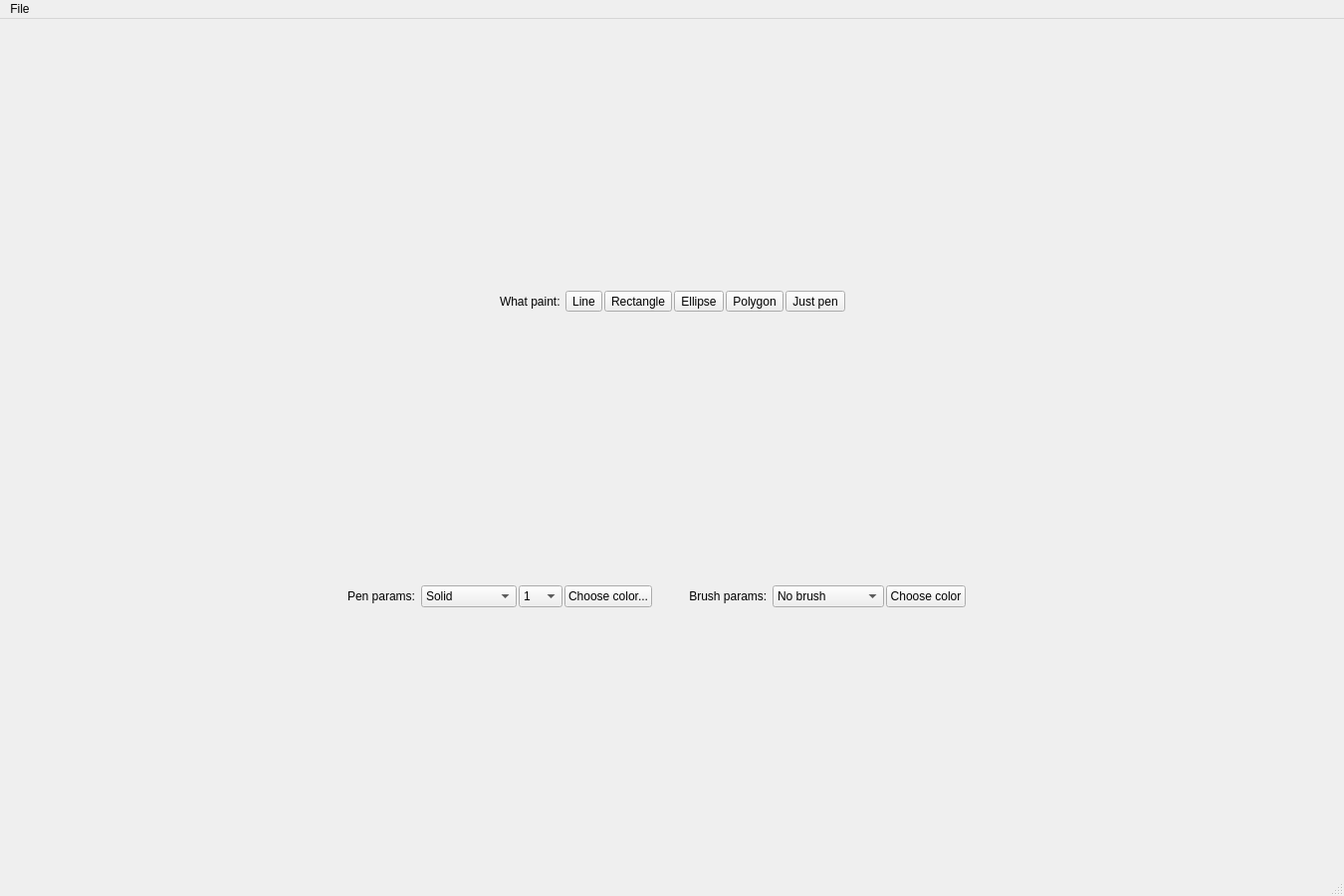
<?xml version="1.0" encoding="UTF-8"?>
<ui version="4.0">
 <class>MainWindow</class>
 <widget class="QMainWindow" name="MainWindow">
  <property name="geometry">
   <rect>
    <x>0</x>
    <y>0</y>
    <width>1350</width>
    <height>900</height>
   </rect>
  </property>
  <property name="sizePolicy">
   <sizepolicy hsizetype="Preferred" vsizetype="Preferred">
    <horstretch>0</horstretch>
    <verstretch>0</verstretch>
   </sizepolicy>
  </property>
  <property name="minimumSize">
   <size>
    <width>1350</width>
    <height>900</height>
   </size>
  </property>
  <property name="windowTitle">
   <string>MainWindow</string>
  </property>
  <widget class="QWidget" name="centralwidget">
   <layout class="QVBoxLayout" name="verticalLayout">
    <property name="sizeConstraint">
     <enum>QLayout::SetNoConstraint</enum>
    </property>
    <item>
     <layout class="QHBoxLayout" name="horizontalLayout">
      <property name="spacing">
       <number>2</number>
      </property>
      <property name="sizeConstraint">
       <enum>QLayout::SetMinimumSize</enum>
      </property>
      <item>
       <widget class="QLabel" name="leftAlignLine1Label">
        <property name="sizePolicy">
         <sizepolicy hsizetype="Preferred" vsizetype="Fixed">
          <horstretch>0</horstretch>
          <verstretch>0</verstretch>
         </sizepolicy>
        </property>
        <property name="text">
         <string/>
        </property>
       </widget>
      </item>
      <item>
       <widget class="QLabel" name="whatPaintLabel">
        <property name="sizePolicy">
         <sizepolicy hsizetype="Fixed" vsizetype="Fixed">
          <horstretch>0</horstretch>
          <verstretch>0</verstretch>
         </sizepolicy>
        </property>
        <property name="text">
         <string>What paint: </string>
        </property>
       </widget>
      </item>
      <item>
       <widget class="QToolButton" name="toolBtnLine">
        <property name="text">
         <string>Line</string>
        </property>
       </widget>
      </item>
      <item>
       <widget class="QToolButton" name="toolBtnRect">
        <property name="text">
         <string>Rectangle</string>
        </property>
       </widget>
      </item>
      <item>
       <widget class="QToolButton" name="toolBtnEllipse">
        <property name="text">
         <string>Ellipse</string>
        </property>
       </widget>
      </item>
      <item>
       <widget class="QToolButton" name="toolPolyBtn">
        <property name="text">
         <string>Polygon</string>
        </property>
       </widget>
      </item>
      <item>
       <widget class="QToolButton" name="toolBtnPen">
        <property name="text">
         <string>Just pen</string>
        </property>
       </widget>
      </item>
      <item>
       <widget class="QLabel" name="curDrawModeView">
        <property name="sizePolicy">
         <sizepolicy hsizetype="Preferred" vsizetype="Fixed">
          <horstretch>0</horstretch>
          <verstretch>0</verstretch>
         </sizepolicy>
        </property>
        <property name="maximumSize">
         <size>
          <width>16777215</width>
          <height>40</height>
         </size>
        </property>
        <property name="text">
         <string/>
        </property>
       </widget>
      </item>
     </layout>
    </item>
    <item>
     <layout class="QHBoxLayout" name="horizontalLayout_2">
      <property name="spacing">
       <number>2</number>
      </property>
      <item>
       <widget class="QLabel" name="leftAlignLine2Label">
        <property name="sizePolicy">
         <sizepolicy hsizetype="Preferred" vsizetype="Fixed">
          <horstretch>0</horstretch>
          <verstretch>0</verstretch>
         </sizepolicy>
        </property>
        <property name="text">
         <string/>
        </property>
       </widget>
      </item>
      <item>
       <widget class="QLabel" name="penParamsLabel">
        <property name="sizePolicy">
         <sizepolicy hsizetype="Fixed" vsizetype="Fixed">
          <horstretch>0</horstretch>
          <verstretch>0</verstretch>
         </sizepolicy>
        </property>
        <property name="maximumSize">
         <size>
          <width>16777215</width>
          <height>40</height>
         </size>
        </property>
        <property name="text">
         <string>Pen params: </string>
        </property>
       </widget>
      </item>
      <item>
       <widget class="QComboBox" name="typePenBox">
        <property name="sizePolicy">
         <sizepolicy hsizetype="Fixed" vsizetype="Fixed">
          <horstretch>0</horstretch>
          <verstretch>0</verstretch>
         </sizepolicy>
        </property>
        <item>
         <property name="text">
          <string notr="true">Solid</string>
         </property>
        </item>
        <item>
         <property name="text">
          <string>Dash</string>
         </property>
        </item>
        <item>
         <property name="text">
          <string>Dot</string>
         </property>
        </item>
        <item>
         <property name="text">
          <string>DotDash</string>
         </property>
        </item>
        <item>
         <property name="text">
          <string>DotDotDash</string>
         </property>
        </item>
       </widget>
      </item>
      <item>
       <widget class="QComboBox" name="sizePenBox">
        <property name="sizePolicy">
         <sizepolicy hsizetype="Fixed" vsizetype="Fixed">
          <horstretch>0</horstretch>
          <verstretch>0</verstretch>
         </sizepolicy>
        </property>
        <item>
         <property name="text">
          <string>1</string>
         </property>
        </item>
        <item>
         <property name="text">
          <string>2</string>
         </property>
        </item>
        <item>
         <property name="text">
          <string>3</string>
         </property>
        </item>
        <item>
         <property name="text">
          <string>4</string>
         </property>
        </item>
        <item>
         <property name="text">
          <string>5</string>
         </property>
        </item>
        <item>
         <property name="text">
          <string>6</string>
         </property>
        </item>
        <item>
         <property name="text">
          <string>7</string>
         </property>
        </item>
        <item>
         <property name="text">
          <string>8</string>
         </property>
        </item>
        <item>
         <property name="text">
          <string>9</string>
         </property>
        </item>
        <item>
         <property name="text">
          <string>10</string>
         </property>
        </item>
       </widget>
      </item>
      <item>
       <widget class="QPushButton" name="chooseColorPenButton">
        <property name="sizePolicy">
         <sizepolicy hsizetype="Fixed" vsizetype="Fixed">
          <horstretch>0</horstretch>
          <verstretch>0</verstretch>
         </sizepolicy>
        </property>
        <property name="text">
         <string>Choose color...</string>
        </property>
       </widget>
      </item>
      <item>
       <widget class="QLabel" name="colorPenLabel">
        <property name="sizePolicy">
         <sizepolicy hsizetype="Fixed" vsizetype="Fixed">
          <horstretch>0</horstretch>
          <verstretch>0</verstretch>
         </sizepolicy>
        </property>
        <property name="minimumSize">
         <size>
          <width>30</width>
          <height>30</height>
         </size>
        </property>
        <property name="maximumSize">
         <size>
          <width>30</width>
          <height>30</height>
         </size>
        </property>
        <property name="text">
         <string/>
        </property>
       </widget>
      </item>
      <item>
       <widget class="QLabel" name="brushParams">
        <property name="sizePolicy">
         <sizepolicy hsizetype="Fixed" vsizetype="Fixed">
          <horstretch>0</horstretch>
          <verstretch>0</verstretch>
         </sizepolicy>
        </property>
        <property name="text">
         <string> Brush params: </string>
        </property>
       </widget>
      </item>
      <item>
       <widget class="QComboBox" name="typeBrushBox">
        <property name="sizePolicy">
         <sizepolicy hsizetype="Fixed" vsizetype="Fixed">
          <horstretch>0</horstretch>
          <verstretch>0</verstretch>
         </sizepolicy>
        </property>
        <item>
         <property name="text">
          <string>No brush</string>
         </property>
        </item>
        <item>
         <property name="text">
          <string>Solid</string>
         </property>
        </item>
        <item>
         <property name="text">
          <string>Horizontal</string>
         </property>
        </item>
        <item>
         <property name="text">
          <string>Vertical</string>
         </property>
        </item>
        <item>
         <property name="text">
          <string>Cross</string>
         </property>
        </item>
        <item>
         <property name="text">
          <string>Diagonal cross</string>
         </property>
        </item>
       </widget>
      </item>
      <item>
       <widget class="QPushButton" name="chooseColorBrushButton">
        <property name="sizePolicy">
         <sizepolicy hsizetype="Fixed" vsizetype="Fixed">
          <horstretch>0</horstretch>
          <verstretch>0</verstretch>
         </sizepolicy>
        </property>
        <property name="text">
         <string>Choose color</string>
        </property>
       </widget>
      </item>
      <item>
       <widget class="QLabel" name="colorBrushLabel">
        <property name="sizePolicy">
         <sizepolicy hsizetype="Fixed" vsizetype="Fixed">
          <horstretch>0</horstretch>
          <verstretch>0</verstretch>
         </sizepolicy>
        </property>
        <property name="minimumSize">
         <size>
          <width>30</width>
          <height>30</height>
         </size>
        </property>
        <property name="maximumSize">
         <size>
          <width>30</width>
          <height>30</height>
         </size>
        </property>
        <property name="text">
         <string/>
        </property>
       </widget>
      </item>
      <item>
       <widget class="QLabel" name="rightAlignLine2Label">
        <property name="sizePolicy">
         <sizepolicy hsizetype="Preferred" vsizetype="Fixed">
          <horstretch>0</horstretch>
          <verstretch>0</verstretch>
         </sizepolicy>
        </property>
        <property name="text">
         <string/>
        </property>
       </widget>
      </item>
     </layout>
    </item>
    <item>
     <layout class="QHBoxLayout" name="viewLayout">
      <property name="sizeConstraint">
       <enum>QLayout::SetNoConstraint</enum>
      </property>
     </layout>
    </item>
   </layout>
  </widget>
  <widget class="QMenuBar" name="menubar">
   <property name="geometry">
    <rect>
     <x>0</x>
     <y>0</y>
     <width>1350</width>
     <height>27</height>
    </rect>
   </property>
   <widget class="QMenu" name="menuFile">
    <property name="title">
     <string>File</string>
    </property>
    <addaction name="actionOpen"/>
    <addaction name="actionSafe"/>
   </widget>
   <addaction name="menuFile"/>
  </widget>
  <widget class="QStatusBar" name="statusbar"/>
  <action name="actionOpen">
   <property name="text">
    <string>Open</string>
   </property>
  </action>
  <action name="actionSafe">
   <property name="text">
    <string>Safe</string>
   </property>
  </action>
 </widget>
 <resources/>
 <connections/>
</ui>
